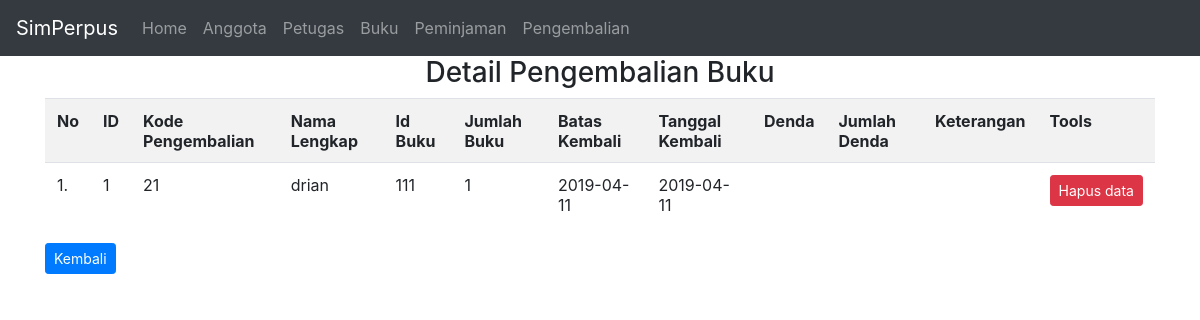
Page /detail_kembali.php?halaman=kembali_detail&id=1 on the committed database.
### tables this page shows
CREATE TABLE IF NOT EXISTS `pengembalian` (
  `id_anggota` int(15) NOT NULL,
  `kode_peminjaman` int(15) NOT NULL,
  `nama` varchar(60) NOT NULL,
  `id_buku` varchar(15) NOT NULL,
  `jumlah_buku` int(5) NOT NULL,
  `batas_kembali` date NOT NULL,
  `tanggal_kembali` date NOT NULL,
  `denda` varchar(15) NOT NULL,
  `jumlah_denda` varchar(30) NOT NULL,
  `keterangan` varchar(30) NOT NULL,
  PRIMARY KEY (`id_anggota`),
  KEY `kode_peminjaman` (`kode_peminjaman`),
  KEY `batas_kembali` (`batas_kembali`),
  KEY `jumlah_buku` (`jumlah_buku`),
  KEY `nama` (`nama`),
  KEY `id_buku` (`id_buku`)
);

### detail_kembali.php (the view, shortened to what this page needs)
<?php
include("connection.php");
?>
<link rel="stylesheet" type="text/css" href="css/bootstrap.css">
<nav class="navbar navbar-expand-md bg-dark navbar-dark">
  <a class="navbar-brand" href="#">SimPerpus</a>
    <ul class="navbar-nav">
      <li class="nav-item">
        <a class="nav-link" href="index.php">Home</a>
      </li>
      <li class="nav-item">
        <a class="nav-link" href="tampil_data.php">Anggota</a>
      </li>
      <li class="nav-item">
        <a class="nav-link" href="tampil_petugas.php">Petugas</a>
      </li>
      <li class="nav-item">
        <a class="nav-link" href="tampil_buku.php">Buku</a>
      </li>
      <li class="nav-item">
        <a class="nav-link" href="tampil_pinjam.php">Peminjaman</a>
      </li>
      <li class="nav-item">
        <a class="nav-link" href="tampil_kembali.php">Pengembalian</a>
      </li>
    </ul>
</nav>
<div class="container">
<h3 align="center">Detail Pengembalian Buku</h3>
<div class="table-responsive">
<table class="table table-striped">
   <tr>
        <th scope="col">No</th>
        <th scope="col">ID</th>
        <th scope="col">Kode Pengembalian</th>
        <th scope="col">Nama Lengkap</th>
        <th scope="col">Id Buku</th>
        <th scope="col">Jumlah Buku</th>
        <th scope="col">Batas Kembali</th>
        <th scope="col">Tanggal Kembali</th>
        <th scope="col">Denda</th>
        <th scope="col">Jumlah Denda</th>
        <th scope="col">Keterangan</th>
        <th scope="col">Tools</th>
      </tr>
    <tr>
<?php
    $no=1;
    $query=("SELECT * FROM pengembalian WHERE id_anggota='$_GET[id]'");
    $lihat = mysqli_query($con, $query) or die('Error, query failed. ' . mysqli_error());
    while($r=mysqli_fetch_array($lihat)){
?>
    <tr>
        <tr>
        <td><?php echo"$no.";?></td>
        <td><?php echo"$r[id_anggota]";?></td>
        <td><?php echo"$r[kode_peminjaman]";?></td>
        <td><?php echo "$r[nama]";?></td>
        <td><?php echo "$r[id_buku]";?></td>
        <td><?php echo "$r[jumlah_buku]";?></td>
        <td><?php echo "$r[batas_kembali]";?></td>
        <td><?php echo "$r[tanggal_kembali]";?></td>
        <td><?php echo "$r[denda]";?></td>
        <td><?php echo "$r[jumlah_denda]";?></td>
        <td><?php echo "$r[keterangan]";?></td>
        <td align="center">
            <a href="delete_kembali.php?halaman=kembali_delete&kode_peminjaman=<?=$r['id_anggota'];?>" title="Hapus Data" class="btn btn-danger btn-sm">Hapus data<span class="glyphicon glyphicon-trash" aria-hidden="true"></span></a>
        </td>
    </tr>
<?php
$no++;
} ?>
</tr>
</table>
</div>
<a href="tampil_kembali.php" class="btn btn-sm btn-primary">Kembali</a>

### rows in the picture
pengembalian: id_anggota "1", kode_peminjaman "21", nama "drian", id_buku "111", jumlah_buku "1", batas_kembali "2019-04-11", tanggal_kembali "2019-04-11"
